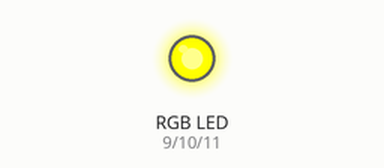
This sketch was run on a simulated Arduino Uno, built with avr-gcc and run on an emulated ATmega328P. Shown: an RGB LED mixed from three pins (HIGH = lit).

Above: at 0.05 s.
At 2.05 s:
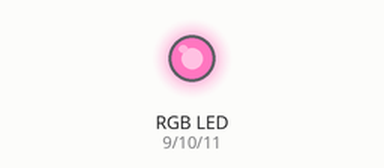
At 4.05 s:
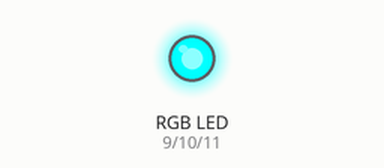
At 8.0 s:
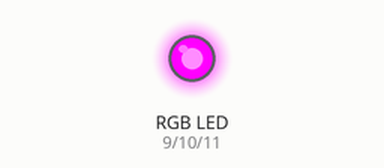
Timing chart, 0 to 10.4 s (numbered marks = the images above):
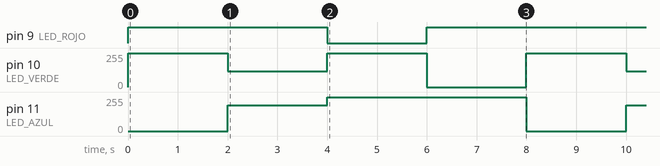

The sketch:

P2A0_04_LED_RGB_3.ino
```cpp
int LED_ROJO = 9;
int LED_VERDE = 10;
int LED_AZUL = 11;

int BRILLO;
int POT = A0;
void setup() {
  pinMode(LED_ROJO, OUTPUT);//Se configura el pin 9 como salida
  pinMode(LED_VERDE, OUTPUT); //Se configura el pin 10 como salida
  pinMode(LED_AZUL, OUTPUT); //Se configura al pin 11 como salida
}

void loop() {
  miColor(255, 255, 0); //Se despliega el color amarillo
  delay(2000);

  miColor(255, 118, 192); //Se despliega el color rosa
  delay(2000);

  miColor(0, 255, 255); //Se despliega el color cian
  delay(2000);

  miColor(255, 0, 255); //Se despliega el color magenta
  delay(2000);
}

void miColor(int rojo, int verde, int azul){
  analogWrite(LED_ROJO, rojo);
  analogWrite(LED_VERDE, verde);
  analogWrite(LED_AZUL, azul);
}
```

Measured:
- by itself, pin 9 (LED_ROJO): repeats every 8.0 s: LOW 2.0 s, HIGH 6.0 s
- by itself, pin 10 (LED_VERDE): repeats every 8.0 s: 118/255 2.0 s, 255/255 2.0 s, 0/255 2.0 s, 255/255 2.0 s
- by itself, pin 11 (LED_AZUL): repeats every 8.0 s: 255/255 4.0 s, 0/255 2.0 s, 192/255 2.0 s
